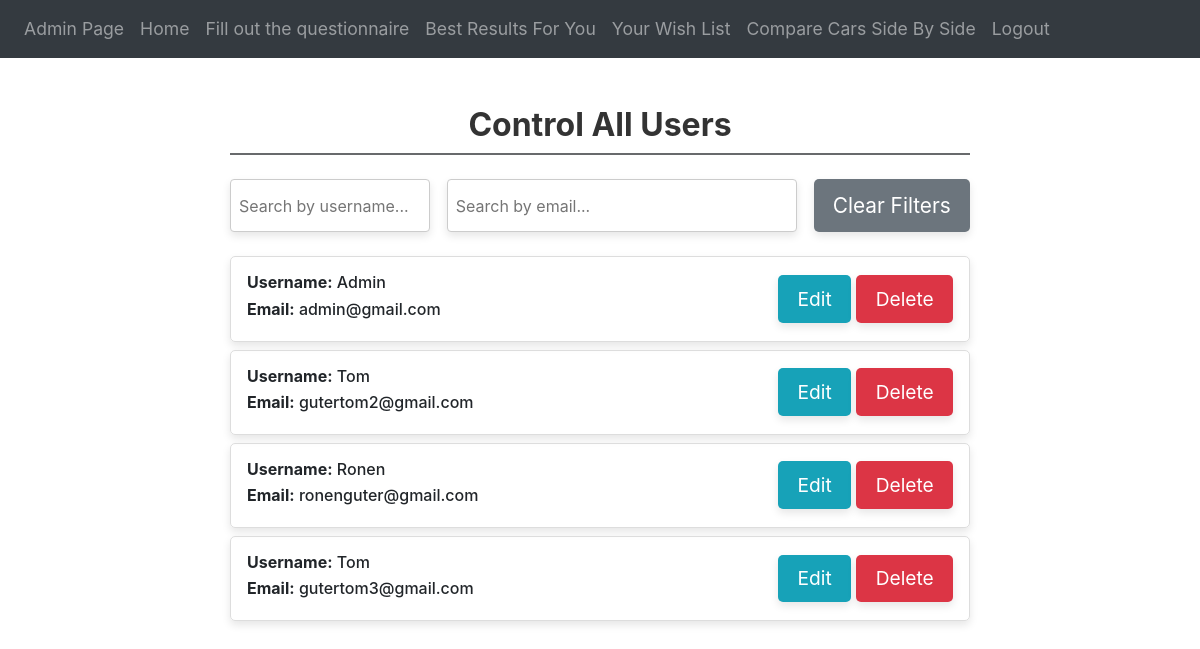
The app's page /user-control (signed in), older data.
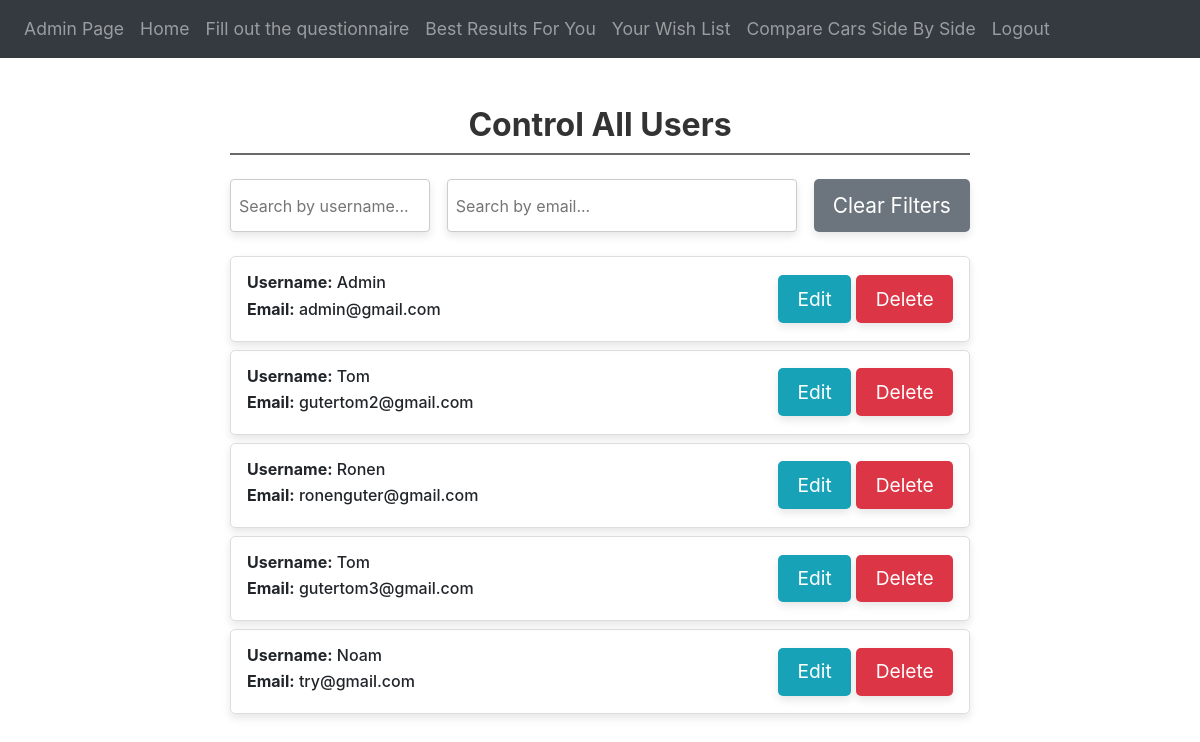
The same page, newer data.
### website/models.py (models this page shows)
class User(db.Model, UserMixin):
    id = db.Column(db.Integer, primary_key=True)
    email = db.Column(db.String(150), unique=True)
    password = db.Column(db.String(150))
    first_name = db.Column(db.String(150))
    created_at = db.Column(db.DateTime(timezone=True), default=func.now())
    notes = db.relationship('Note')

### website/admin.py (the view)
@admin.route('/user-control', methods=['GET', 'POST'])
@login_required
def user_control():
    users = User.query.all()
    return render_template('user-control.html', users=users, user=current_user)

### website/templates/user-control.html (shortened to what this page needs)
{% extends "base.html" %}
{% block content %}
<br />
<div class="container">
    <br />
    <h2 class="text-center mb-4 section-header">Control All Users</h2>
    <div class="search-box">
        <input type="text" id="usernameSearch" class="username-search" placeholder="Search by username...">
        <input type="text" id="emailSearch" class="email-search" placeholder="Search by email...">
        <button class="clear-filters-button" id="clearFilters">Clear Filters</button>
    </div>
    <div id="userList">
        <ul id="userListItems">
            {% for user in users %}
            <li class="user-item" data-username="{{ user.first_name }}" data-email="{{ user.email }}">
                <div class="user-info">
                    <h5 class="mb-1"><strong>Username:</strong> {{ user.first_name }}</h5>
                    <p class="mb-1"><strong>Email:</strong> {{ user.email }}</p>
                </div>
                <div class="user-actions">
                    <button class="edit" type="button" onclick="editUser('{{ user.id }}')">Edit</button>
                    <button class="delete" type="button" onclick="deleteUser('{{ user.id }}')">Delete</button>
                </div>
            </li>
            {% endfor %}
        </ul>
    </div>
</div>
<br />
{% endblock %}

### website/templates/base.html (shortened to what this page needs)
<!DOCTYPE html>
<html>
<head>
  <link rel="stylesheet" href="https://stackpath.bootstrapcdn.com/bootstrap/4.4.1/css/bootstrap.min.css"
 />
  <link rel="stylesheet" href="https://stackpath.bootstrapcdn.com/font-awesome/4.7.0/css/font-awesome.min.css"
 />
</head>
<body>
  <nav class="navbar navbar-expand-lg navbar-dark bg-dark">
    <div class="collapse navbar-collapse" id="navbar">
      <div class="navbar-nav">
        {% if user.first_name == 'Admin' and user.email == 'admin@gmail.com' %}
        <a class="nav-item nav-link" id="home" href="/admin">Admin Page</a>
        {% endif %}
        {% if user.is_authenticated %}
        <a class="nav-item nav-link" id="home" href="/">Home</a>
        <a class="nav-item nav-link" id="preferences" href="/preferences">Fill out the questionnaire</a>
        <a class="nav-item nav-link" id="results" href="/results">Best Results For You</a>
        <a class="nav-item nav-link" id="wish-list" href="/wish-list">Your Wish List</a>
        <a class="nav-item nav-link" id="compare" href="/car1">Compare Cars Side By Side</a>
        <a class="nav-item nav-link" id="logout" href="/logout">Logout</a>
        {% else %}
        <a class="nav-item nav-link" id="login" href="/login">Login</a>
        <a class="nav-item nav-link" id="signUp" href="/sign-up">Sign Up</a>
        {% endif %}
      </div>
    </div>
  </nav>
  <div class="container">
    {% block content %}
    {% endblock %}
  </div>
</body>
</html>

### website/templates/base.html (style rules this page uses)
.navbar { font-size: 1.1rem; }
.nav-link { font-size: 1.1rem; transition: color 0.3s ease, background-color 0.3s ease, transform 0.3s ease; }

### website/templates/user-control.html (style rules this page uses)
@media (min-width: 1200px) { .container, .container-lg, .container-md, .container-sm, .container-xl { max-width: 800px; } }
.section-header { font-size: 2rem; font-weight: 700; color: #333; border-bottom: 2px solid #686a6c; padding-bottom: 0.5rem; margin-bottom: 2rem; }
.user-info h5, .user-info p { font-size: 1rem; }
.search-box { margin-bottom: 20px; display: flex; justify-content: space-between; gap: 10px; }
.search-box input { width: 100%; max-width: 400px; padding: 0.5rem; border: 1px solid #ccc; border-radius: 4px; font-size: 1rem; border: 1px solid #ccc; box-shadow: 0 4px 8px rgba(0, 0, 0, 0.1); }
.search-box input.username-search { max-width: 200px; }
.search-box input.email-search { max-width: 350px; }
.clear-filters-button { font-size: 1.3rem; padding: 0.7rem 1.2rem; border: none; border-radius: 5px; background-color: #6c757d; color: white; cursor: pointer; transition: background-color 0.3s ease, box-shadow 0.3s ease; box-shadow: 0 4px 8px rgba(0, 0, 0, 0.1); }
#userList { margin-top: 1.5rem; }
#userListItems { list-style: none; padding: 0; }
.user-item { font-size: 1.3rem; font-weight: 500; padding: 1rem; border: 1px solid #ddd; border-radius: 5px; margin-bottom: 0.5rem; transition: background-color 0.3s ease, box-shadow 0.3s ease, transform 0.3s ease; cursor: pointer; display: flex; justify-content: space-between; align-items: center; box-shadow: 0 4px 8px rgba(0, 0, 0, 0.1); }
.user-actions button { background-color: #28a745; color: white; font-size: 1.2rem; padding: 0.6rem 1.2rem; border: none; border-radius: 5px; cursor: pointer; transition: background-color 0.3s ease, box-shadow 0.3s ease; box-shadow: 0 4px 8px rgba(0, 0, 0, 0.1); }
.user-actions button.edit { background-color: #17a2b8; }
.user-actions button.delete { background-color: #dc3545; }

Row changes from the older to the newer data that the page shows:
added User: first_name "Noam", email "try@gmail.com"
